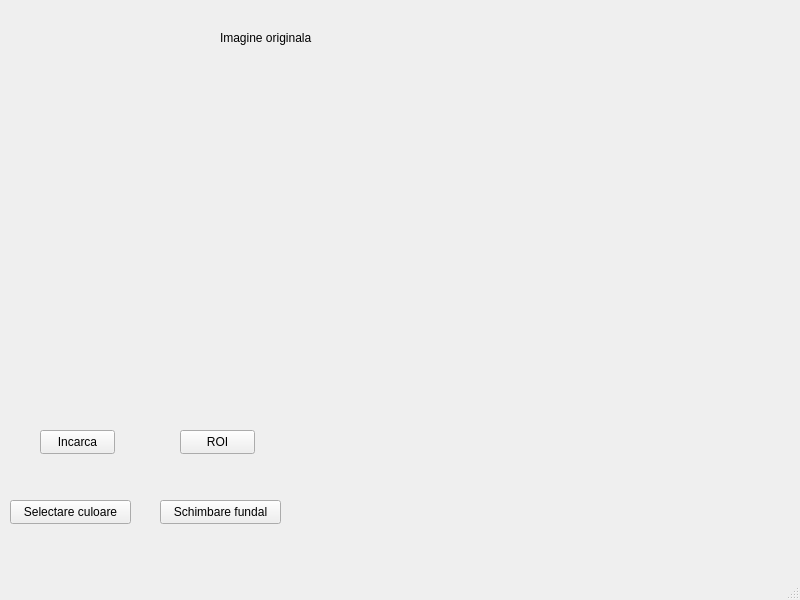
<?xml version="1.0" encoding="UTF-8"?>
<ui version="4.0">
 <class>MainWindow</class>
 <widget class="QMainWindow" name="MainWindow">
  <property name="geometry">
   <rect>
    <x>0</x>
    <y>0</y>
    <width>800</width>
    <height>600</height>
   </rect>
  </property>
  <property name="windowTitle">
   <string>MainWindow</string>
  </property>
  <widget class="QWidget" name="centralwidget">
   <widget class="QPushButton" name="colorButton">
    <property name="geometry">
     <rect>
      <x>10</x>
      <y>500</y>
      <width>121</width>
      <height>24</height>
     </rect>
    </property>
    <property name="text">
     <string>Selectare culoare</string>
    </property>
   </widget>
   <widget class="QLabel" name="originalLabel">
    <property name="geometry">
     <rect>
      <x>350</x>
      <y>10</y>
      <width>321</width>
      <height>251</height>
     </rect>
    </property>
    <property name="text">
     <string/>
    </property>
   </widget>
   <widget class="QLabel" name="resultLabel">
    <property name="geometry">
     <rect>
      <x>350</x>
      <y>290</y>
      <width>321</width>
      <height>251</height>
     </rect>
    </property>
    <property name="text">
     <string/>
    </property>
   </widget>
   <widget class="QPushButton" name="changeBackgroundButton">
    <property name="geometry">
     <rect>
      <x>160</x>
      <y>500</y>
      <width>121</width>
      <height>24</height>
     </rect>
    </property>
    <property name="text">
     <string>Schimbare fundal</string>
    </property>
   </widget>
   <widget class="QLabel" name="label">
    <property name="geometry">
     <rect>
      <x>220</x>
      <y>30</y>
      <width>101</width>
      <height>16</height>
     </rect>
    </property>
    <property name="text">
     <string>Imagine originala</string>
    </property>
   </widget>
   <widget class="QPushButton" name="pushButton">
    <property name="geometry">
     <rect>
      <x>180</x>
      <y>430</y>
      <width>75</width>
      <height>24</height>
     </rect>
    </property>
    <property name="text">
     <string>ROI</string>
    </property>
   </widget>
   <widget class="QPushButton" name="loadImageButton">
    <property name="geometry">
     <rect>
      <x>40</x>
      <y>430</y>
      <width>75</width>
      <height>24</height>
     </rect>
    </property>
    <property name="text">
     <string>Incarca</string>
    </property>
   </widget>
  </widget>
  <widget class="QMenuBar" name="menubar">
   <property name="geometry">
    <rect>
     <x>0</x>
     <y>0</y>
     <width>800</width>
     <height>22</height>
    </rect>
   </property>
  </widget>
  <widget class="QStatusBar" name="statusbar"/>
 </widget>
 <resources/>
 <connections/>
</ui>
